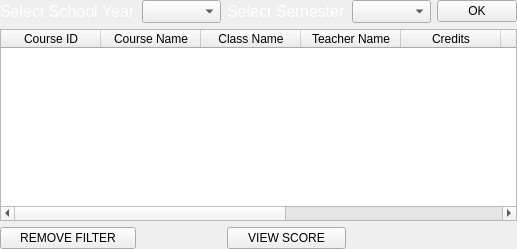
            <widget class="QWidget" name="page_2">
             <layout class="QGridLayout" name="gridLayout_16">
              <property name="leftMargin">
               <number>0</number>
              </property>
              <property name="topMargin">
               <number>0</number>
              </property>
              <property name="rightMargin">
               <number>0</number>
              </property>
              <property name="bottomMargin">
               <number>0</number>
              </property>
              <item row="1" column="0" colspan="5">
               <widget class="QTableWidget" name="table_course">
                <column>
                 <property name="text">
                  <string>Course ID</string>
                 </property>
                </column>
                <column>
                 <property name="text">
                  <string>Course Name</string>
                 </property>
                </column>
                <column>
                 <property name="text">
                  <string>Class Name</string>
                 </property>
                </column>
                <column>
                 <property name="text">
                  <string>Teacher Name</string>
                 </property>
                </column>
                <column>
                 <property name="text">
                  <string>Credits</string>
                 </property>
                </column>
                <column>
                 <property name="text">
                  <string>Size</string>
                 </property>
                </column>
                <column>
                 <property name="text">
                  <string>Max Size</string>
                 </property>
                </column>
                <column>
                 <property name="text">
                  <string>Day</string>
                 </property>
                </column>
                <column>
                 <property name="text">
                  <string>Session</string>
                 </property>
                </column>
               </widget>
              </item>
              <item row="0" column="1">
               <widget class="QComboBox" name="box_selectSY_2">
                <property name="font">
                 <font>
                  <pointsize>10</pointsize>
                 </font>
                </property>
               </widget>
              </item>
              <item row="0" column="3">
               <widget class="QComboBox" name="box_selectSem">
                <property name="font">
                 <font>
                  <pointsize>10</pointsize>
                 </font>
                </property>
               </widget>
              </item>
              <item row="0" column="4">
               <widget class="QPushButton" name="button_ok_3">
                <property name="text">
                 <string>OK</string>
                </property>
               </widget>
              </item>
              <item row="0" column="0">
               <widget class="QLabel" name="label">
                <property name="font">
                 <font>
                  <pointsize>12</pointsize>
                 </font>
                </property>
                <property name="styleSheet">
                 <string notr="true">color:white;</string>
                </property>
                <property name="text">
                 <string>Select School Year</string>
                </property>
               </widget>
              </item>
              <item row="0" column="2">
               <widget class="QLabel" name="label_2">
                <property name="font">
                 <font>
                  <pointsize>12</pointsize>
                 </font>
                </property>
                <property name="styleSheet">
                 <string notr="true">color:white;</string>
                </property>
                <property name="text">
                 <string>Select Semester</string>
                </property>
               </widget>
              </item>
              <item row="2" column="2">
               <widget class="QPushButton" name="button_viewStudent">
                <property name="text">
                 <string>VIEW SCORE</string>
                </property>
               </widget>
              </item>
              <item row="2" column="0">
               <widget class="QPushButton" name="button_removeFilter">
                <property name="text">
                 <string>REMOVE FILTER</string>
                </property>
               </widget>
              </item>
             </layout>
            </widget>
